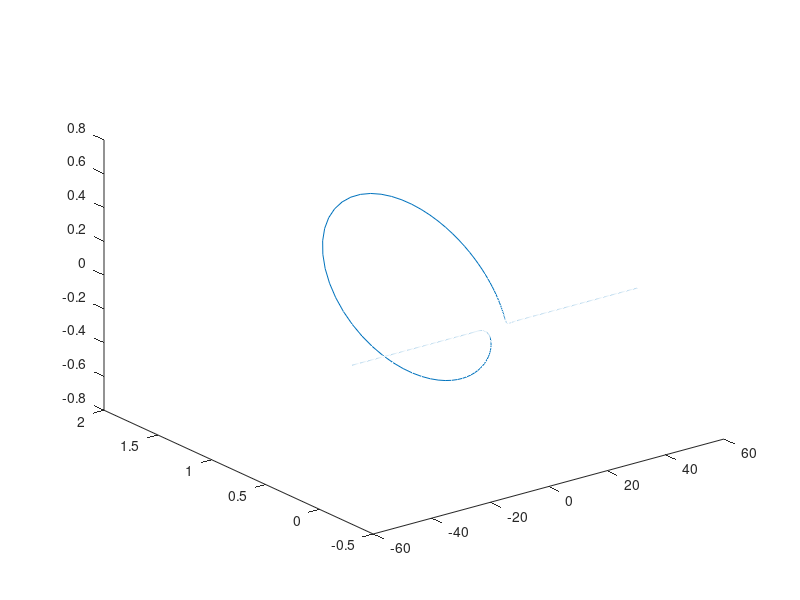

Write the MATLAB code that produced this figure.
%constants
tau0 = 1/2;
v = 1;
mu = v^2/(v^2 + tau0^2); 
T = tau0/v; 

%s & t initialization
s0 = -16*pi; 
t0 = 0;


%coordinate equations good!
x = @(s,t) s - (2*mu/v)*tanh(v*(s-2*tau0*t)); 
y = @(s,t) real((2*mu/v * sech(v*(s-2*tau0*t))) .* exp(1i*tau0*s + (v^2 - tau0^2)*t));
z = @(s,t) imag((2*mu/v * sech(v*(s-2*tau0*t))) .* exp(1i*tau0*s + (v^2 - tau0^2)*t)); 

%graphing constants
iter =1000;
s_span = [-16*pi,16*pi];
ss = linspace(s_span(1),s_span(2),iter); 
tt = 0;

plot3(x(ss,tt),y(ss,tt),z(ss,tt))


%Tangent 
Tx = @(s,t) 1 - 2*mu * sech(v*(s-2*tau0*t)).^2; 
Ty = @(s,t) real(-1*v*(2*mu/v * sech(v*(s-2*tau0*t)))*(tanh(v*(s-2*tau0*t)) - 1i*T).*exp(1i*tau0*s + (v^2 - tau0^2)*t));
Tz = @(s,t) imag(-1*v*(2*mu/v * sech(v*(s-2*tau0*t)))*(tanh(v*(s-2*tau0*t)) - 1i*T).*exp(1i*tau0*s + (v^2 - tau0^2)*t));
T0 = [Tx(s0,t0);Ty(s0,t0);Tz(s0,t0)]; 

%Normal 
Nx = @(s,t) 2*mu*sech(v*(s-2*tau0*t)).^2 * sinh(v*(s-2*tau0*t));
Ny = @(s,t) real(-1* (1- 2*mu*(tanh(v*(s-2*tau0*t)) - 1i*T).*tanh(v*(s-2*tau0*t))) .* exp(1i*tau0*s + (v^2 - tau0^2)*t)); 
Nz = @(s,t) imag(-1* (1- 2*mu*(tanh(v*(s-2*tau0*t)) - 1i*T).*tanh(v*(s-2*tau0*t))) .* exp(1i*tau0*s + (v^2 - tau0^2)*t)); 
N0 = [Nx(s0,t0); Ny(s0,t0); Nz(s0,t0)]; 

%Binormal
Bx = @(s,t) 2*mu*T*sech(v*(s-2*tau0*t));
By = @(s,t) real(1i*mu*(1-T^2 - 2*1i*T*tanh(v*(s-2*tau0*t))) .* exp(1i*tau0*s + (v^2 - tau0^2)*t));
Bz = @(s,t) imag(1i*mu*(1-T^2 - 2*1i*T*tanh(v*(s-2*tau0*t))) .* exp(1i*tau0*s + (v^2 - tau0^2)*t));
B0 = [Bx(s0,t0); By(s0,t0); Bz(s0,t0)];

C0 = [x(s0,t0);y(s0,t0);z(s0,t0)];


%Hasimoto parts
%{
r = 2*mu/v*sech(eta)
eta = v*(s - 2*tau0*t)
%}
